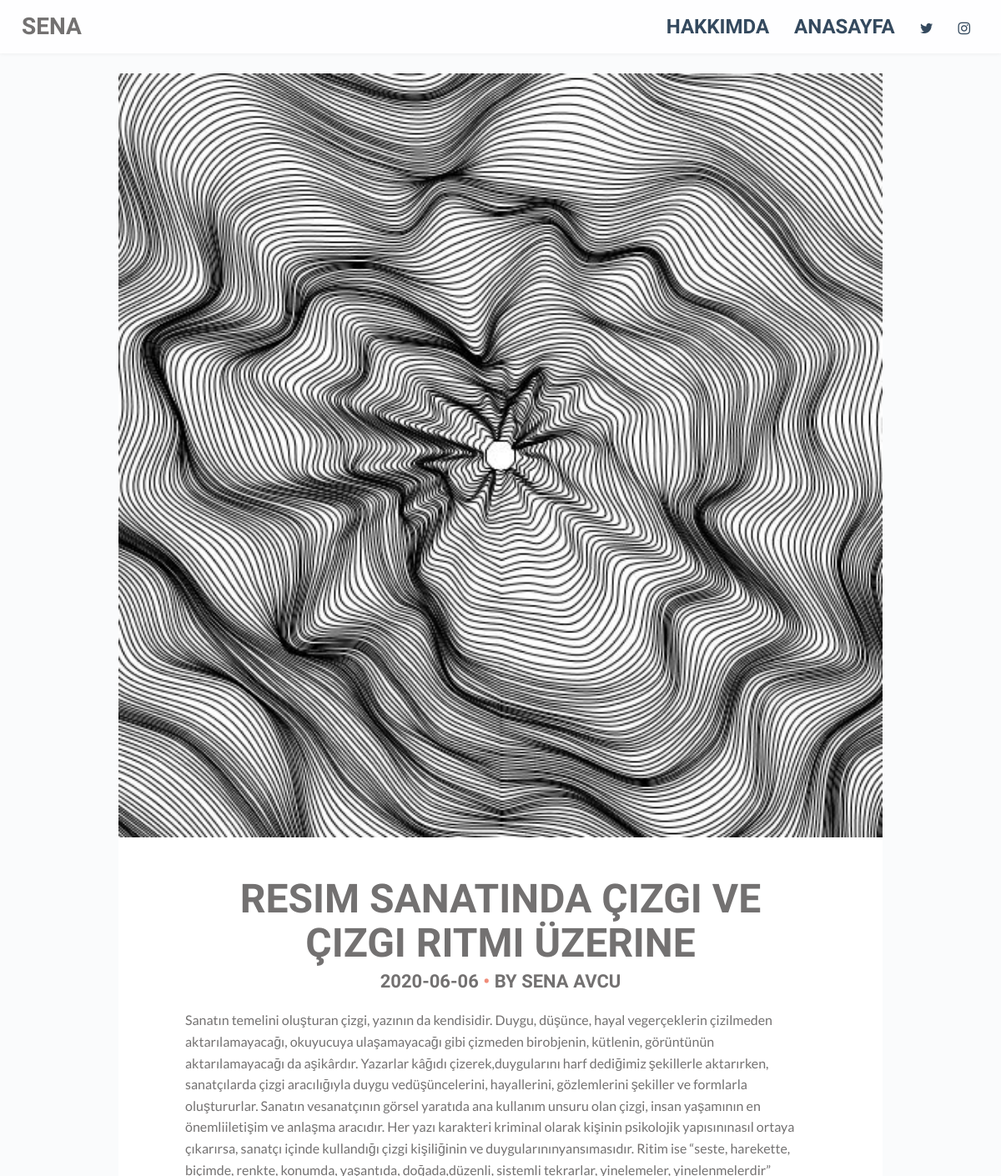
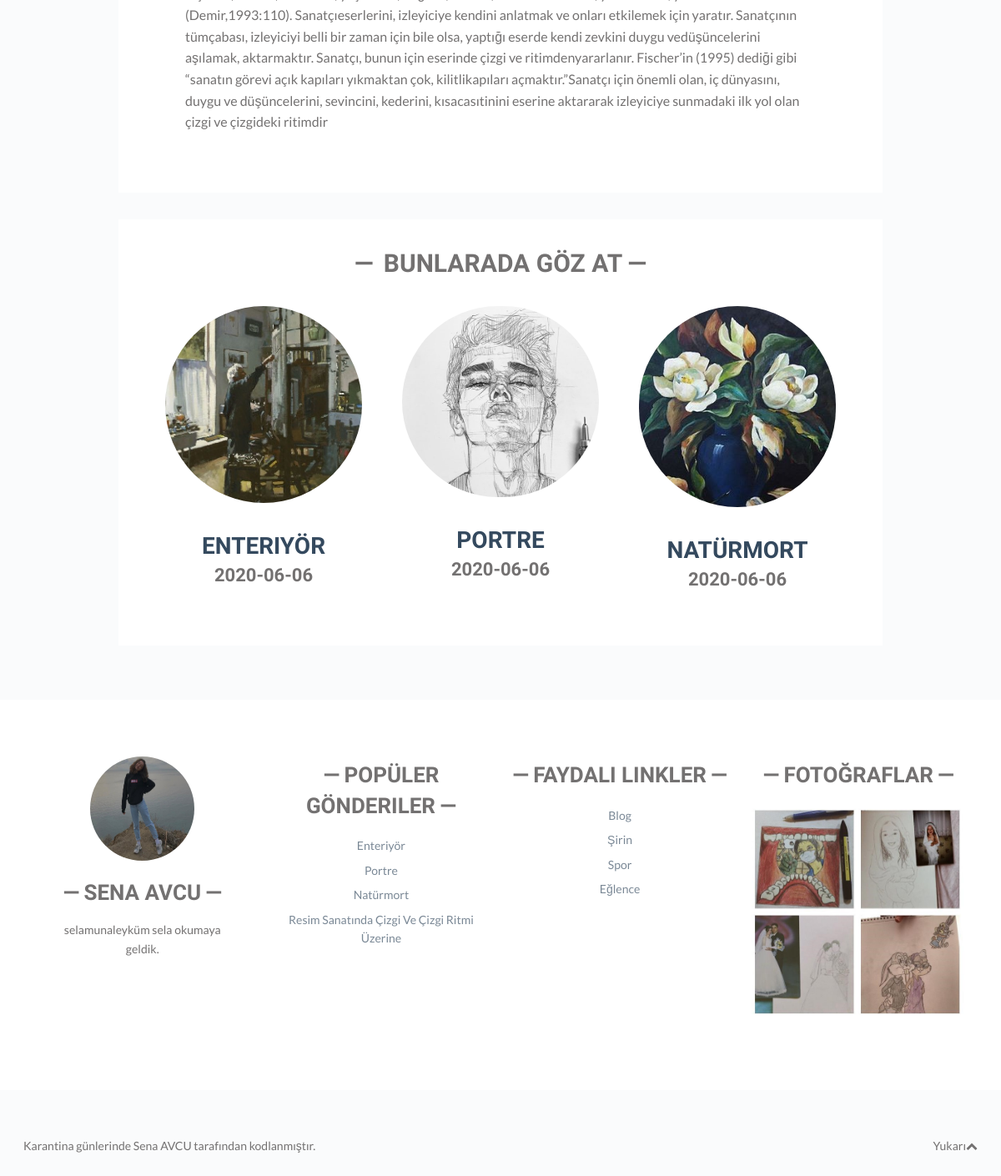
Screenshot of /single.php?id=3 with the database file from the repository (2 pictures, top to bottom).
### tables this page shows
CREATE TABLE `makale` (
  `makale_id` int(5) NOT NULL,
  `makale_text` text NOT NULL,
  `makale_title` varchar(200) NOT NULL,
  `makale_img` varchar(200) NOT NULL,
  `makale_date` date NOT NULL DEFAULT current_timestamp()
);

### single.php (the view)
<?php include 'header.php';
if (isset($_GET['id'])) {
  $makale_id =$_GET['id'] ;
}
else {
  $makale_id = 1;
}
$pagegetir = $db -> prepare("SELECT * from makale where makale_id=?");
$pagegetir ->execute(array($makale_id));
$page=$pagegetir->fetch(PDO::FETCH_ASSOC);
 ?>
<div class="wrap full-wrap">
    <div class="main-wrap">
        <section class="main">
            <article class="post has-post-thumbnail">
  		        <span class="post-image">
                    <img width="916" height="611" src="<?php echo $page["makale_img"] ?>" alt="">
  		        </span>
                <div class="inner">
                    <h1 class="entry-title"><?php echo $page["makale_title"]; ?></h1>
                    <ul class="meta top">
                        <li class="time">
                            <time class="post-date updated" datetime="2015-02-02"><?php echo $page["makale_date"] ?></time>
                        </li>
                        <li class="author-m">
                            By <span class="vcard author"><span class="fn">Sena AVCU</a></span></span>
                        </li>
                    </ul>
                    <div class="post-content">
                        <p><?php echo $page["makale_text"] ?></p>
                    </div>
                </div>
            </article>
            <div class="related-posts">
                <h5>Bunlarada göz at</h5>
                <div class="posts">
                  <?php
                  $getirmek = $db -> prepare("SELECT * from makale ORDER BY makale_id DESC LIMIT 3");
                  $getirmek ->execute(array());
                  $tavs = $getirmek ->fetchAll(PDO::FETCH_ASSOC);
                  foreach ($tavs as $tav): ?>
                    <aside class="related post has-post-thumbnail">
  		                <span class="post-image">
                        <a href="http://localhost/itsy/single.php/?id=<?php echo $tav["makale_id"]; ?>">
                                <img width="468" height="468" src=" <?php echo $tav["makale_img"] ?> " alt=""></a>
                        </span>
                        <div class="inner">
                            <h6 class="entry-title">
                                <a href="http://localhost/itsy/single.php/?id=<?php echo $tav["makale_id"]; ?>">
                                    <?php  echo $tav["makale_title"] ?>
                                </a>
                                <ul class="meta top">
                                    <li class="time">
                                        <time class="post-date updated" datetime="2015-01-31"> <?php echo $tav["makale_date"] ?></time>
                                    </li>
                                </ul>
                            </h6>
                        </div>
                    </aside>
                  <?php endforeach; ?>
                </div></div>
<?php include 'footer.php'; ?>

### footer.php (shortened to what this page needs)
</div>
</div>
<div class="footer-widgets widget-count-4">
<div class="wrap">
<div class="mt-about-you-widget">
<div class="widget footer">
<img class="mt-about-avatar" src="images/resim11.jpg" alt="Clare Itsy"/>
<h4>Sena AVCU</h4>
<div class="mt-about-bio">
    <p>selamunaleyküm sela okumaya geldik.</p>
</div>
<?php
$getir = $db -> prepare("SELECT * from makale ORDER BY makale_id DESC LIMIT 4");
$getir ->execute(array());
$sayfalar = $getir->fetchAll(PDO::FETCH_ASSOC);
 ?>
</div>
</div>
<div class="widget footer"><h4>popüler gönderiler</h4>
<ul>
<?php foreach ($sayfalar as $keyler): ?>
<li>
    <a href="http://localhost/itsy/single.php/?id=<?php echo $keyler["makale_id"]; ?>"><?php echo $keyler["makale_title"]; ?></a>
</li>
<?php endforeach; ?>
</ul>
</div>
<div class="widget footer"><h4>Faydalı linkler</h4>
<ul>
<li class="cat-item cat-item-6">
    <a href="#" title="Şİşko Sena">Blog</a>
</li>
<li class="cat-item cat-item-7">
    <a href="#" title="A cute little description would go in here">Şirin</a>
</li>
<li class="cat-item cat-item-8">
    <a href="#">Spor</a>
</li>
<li class="cat-item cat-item-9">
    <a href="#">Eğlence</a>
</li>
</ul>
</div>
<div class="widget footer"><h4>Fotoğraflar</h4>
<div class="textwidget">
<img src="images/resim12.jpg" alt="">
</div>
</div>
</div>
</div>
<footer class="footer">
<div class="footer-wrap">
<div id="footer-text">Karantina günlerinde Sena AVCU tarafından kodlanmıştır.</div>
<a href="#top" id="btt">Yukarı<i class="fa fa-chevron-up"></i></a>
</div>
</footer>
</body>
</html>

### print.css (style rules this page uses)
* { background: transparent !important; color: black !important; text-shadow: none !important; filter:none !important; -ms-filter: none !important; }
a, a:visited { color: #444 !important; text-decoration: underline; }
a[href]:after { content: " (" attr(href) ")"; }
.ir a:after, a[href^="javascript:"]:after, a[href^="#"]:after { content: ""; }
tr, img { page-break-inside: avoid; }
p, h2, h3 { orphans: 3; widows: 3; }
body { font-size: 14px; font-family: Arial, Verdana, sans-serif; }
section, div, article, aside, header .strap { float: left; width:100%; }
h1 { font-size: 200%; margin-bottom: 0; }
h4 { font-size: 140%; }
h5 { font-size: 120%; }
h6 { font-size: 110%; }
footer { padding-top: 10px; border-top: 1px solid #ccc; }

### rows the page displays
makale: makale_img (picture), makale_title "RESIM SANATINDA ÇIZGI VE ÇIZGI RITMI ÜZERINE", makale_date "2020-06-06", makale_text "Sanatın temelini oluşturan çizgi, yazının da kendisidir. Duygu, düşünce, hayal vegerçeklerin çizilmeden aktarılamayacağı, okuyucuya ulaşamayacağı gibi çizmeden birobjenin, kütlenin, görüntünün aktarılamayacağı da aşikârdır. Yazarlar kâğıdı çizerek,duygularını harf dediğimiz şekillerle aktarırken, sanatçılarda çizgi aracılığıyla duygu vedüşüncelerini, hayallerini, gözlemlerini şekiller ve formlarla oluştururlar. Sanatın vesanatçının görsel yaratıda ana kullanım unsuru olan çizgi, insan yaşamının en önemliiletişim ve anlaşma aracıdır. Her yazı karakteri kriminal olarak kişinin psikolojik yapısınınasıl ortaya çıkarırsa, sanatçı içinde kullandığı çizgi kişiliğinin ve duygularınınyansımasıdır.…", makale_title "Resim Sanatında Çizgi Ve Çizgi Ritmi Üzerine"
makale: makale_img (picture), makale_title "ENTERIYÖR", makale_date "2020-06-06", makale_title "Enteriyör"
makale: makale_img (picture), makale_title "PORTRE", makale_date "2020-06-06", makale_title "Portre"
makale: makale_img (picture), makale_title "NATÜRMORT", makale_date "2020-06-06", makale_title "Natürmort"
